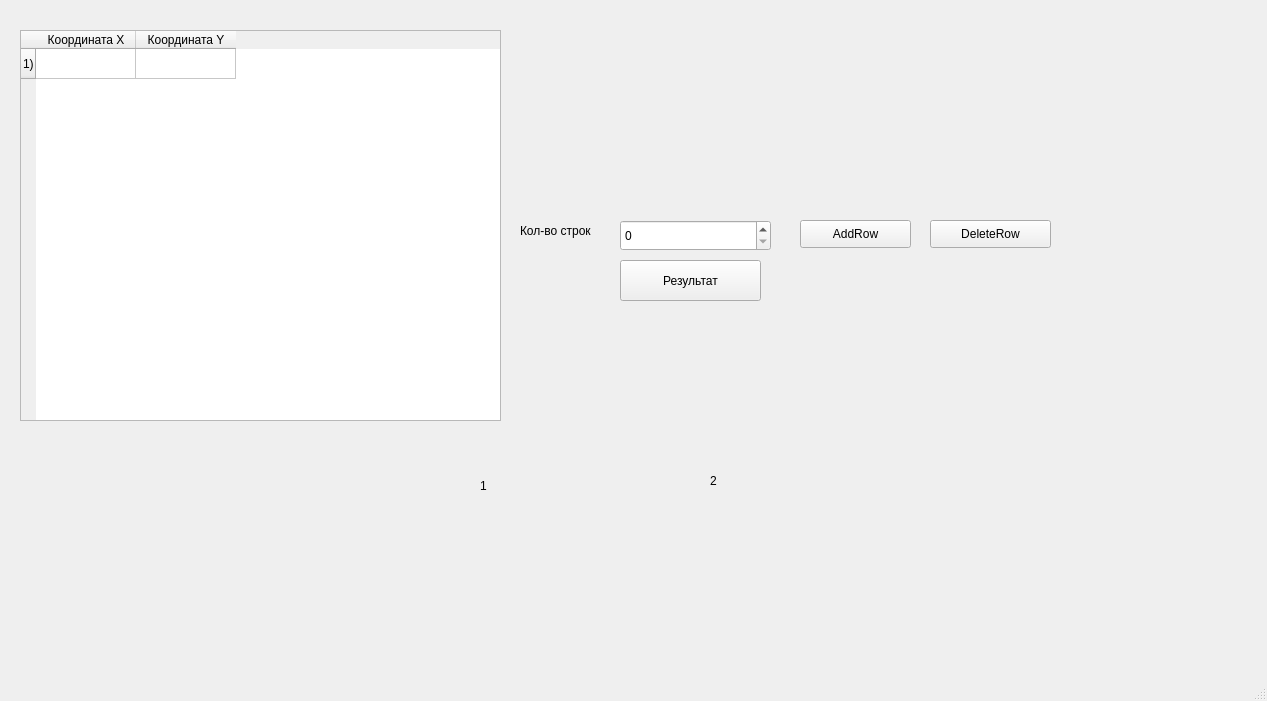
<?xml version="1.0" encoding="UTF-8"?>
<ui version="4.0">
 <class>MainWindow</class>
 <widget class="QMainWindow" name="MainWindow">
  <property name="geometry">
   <rect>
    <x>0</x>
    <y>0</y>
    <width>1267</width>
    <height>701</height>
   </rect>
  </property>
  <property name="windowTitle">
   <string>MainWindow</string>
  </property>
  <property name="toolTipDuration">
   <number>-1</number>
  </property>
  <widget class="QWidget" name="centralwidget">
   <widget class="QTableWidget" name="tableWidget">
    <property name="geometry">
     <rect>
      <x>20</x>
      <y>30</y>
      <width>481</width>
      <height>391</height>
     </rect>
    </property>
    <row>
     <property name="text">
      <string>1)</string>
     </property>
    </row>
    <column>
     <property name="text">
      <string>Координата Х</string>
     </property>
    </column>
    <column>
     <property name="text">
      <string>Координата Y</string>
     </property>
    </column>
   </widget>
   <widget class="QPushButton" name="ButtonRes">
    <property name="geometry">
     <rect>
      <x>620</x>
      <y>260</y>
      <width>141</width>
      <height>41</height>
     </rect>
    </property>
    <property name="text">
     <string>Результат</string>
    </property>
   </widget>
   <widget class="QSpinBox" name="spinBoxRow">
    <property name="geometry">
     <rect>
      <x>620</x>
      <y>220</y>
      <width>151</width>
      <height>31</height>
     </rect>
    </property>
   </widget>
   <widget class="QLabel" name="label">
    <property name="geometry">
     <rect>
      <x>520</x>
      <y>210</y>
      <width>91</width>
      <height>41</height>
     </rect>
    </property>
    <property name="text">
     <string>Кол-во строк</string>
    </property>
   </widget>
   <widget class="QPushButton" name="ButtonRow">
    <property name="geometry">
     <rect>
      <x>800</x>
      <y>220</y>
      <width>111</width>
      <height>28</height>
     </rect>
    </property>
    <property name="text">
     <string>AddRow</string>
    </property>
   </widget>
   <widget class="QPushButton" name="ButtonDeleteRow">
    <property name="geometry">
     <rect>
      <x>930</x>
      <y>220</y>
      <width>121</width>
      <height>28</height>
     </rect>
    </property>
    <property name="text">
     <string>DeleteRow</string>
    </property>
   </widget>
   <widget class="QLabel" name="Perimetr">
    <property name="geometry">
     <rect>
      <x>480</x>
      <y>450</y>
      <width>191</width>
      <height>71</height>
     </rect>
    </property>
    <property name="text">
     <string>1</string>
    </property>
   </widget>
   <widget class="QLabel" name="Ploshad">
    <property name="geometry">
     <rect>
      <x>710</x>
      <y>450</y>
      <width>231</width>
      <height>61</height>
     </rect>
    </property>
    <property name="text">
     <string>2</string>
    </property>
   </widget>
  </widget>
  <widget class="QMenuBar" name="menubar">
   <property name="geometry">
    <rect>
     <x>0</x>
     <y>0</y>
     <width>1267</width>
     <height>26</height>
    </rect>
   </property>
  </widget>
  <widget class="QStatusBar" name="statusbar"/>
 </widget>
 <resources/>
 <connections/>
</ui>
